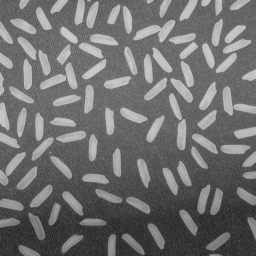
%> input picture MATLAB/Examples/rice.png, 256 x 256 px
$ octave F4_42.m   (GNU Octave 9; MATLAB toolbox functions it lacks are replaced by stand-ins)
%> lines starting %> are read from the running program, lines starting %| are printed output that depends on the picture
% F4_42.m

close all
clear
clc

I=imread('rice.png');
%> I is the input picture: size 256x256 uint8; min 40, max 204, mean 111.2
subplot(2,3,1),imshow(I),ylabel('原图像');
subplot(2,3,2),imhist(I);

%方法1-系统函数
%把灰度值范围[0,255]映射到[255,0]
J=imadjust(I,[0/255 204/255],[255/255 0/255]);
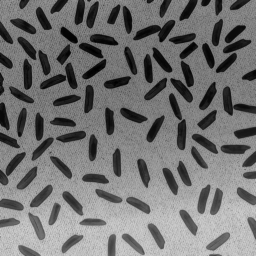
%> J: size 256x256 uint8; min 0, max 205, mean 116
subplot(2,3,4),imshow(J),ylabel('变换图像(方法1)');
subplot(2,3,5),imhist(J);
%> after `imhist(J)`:
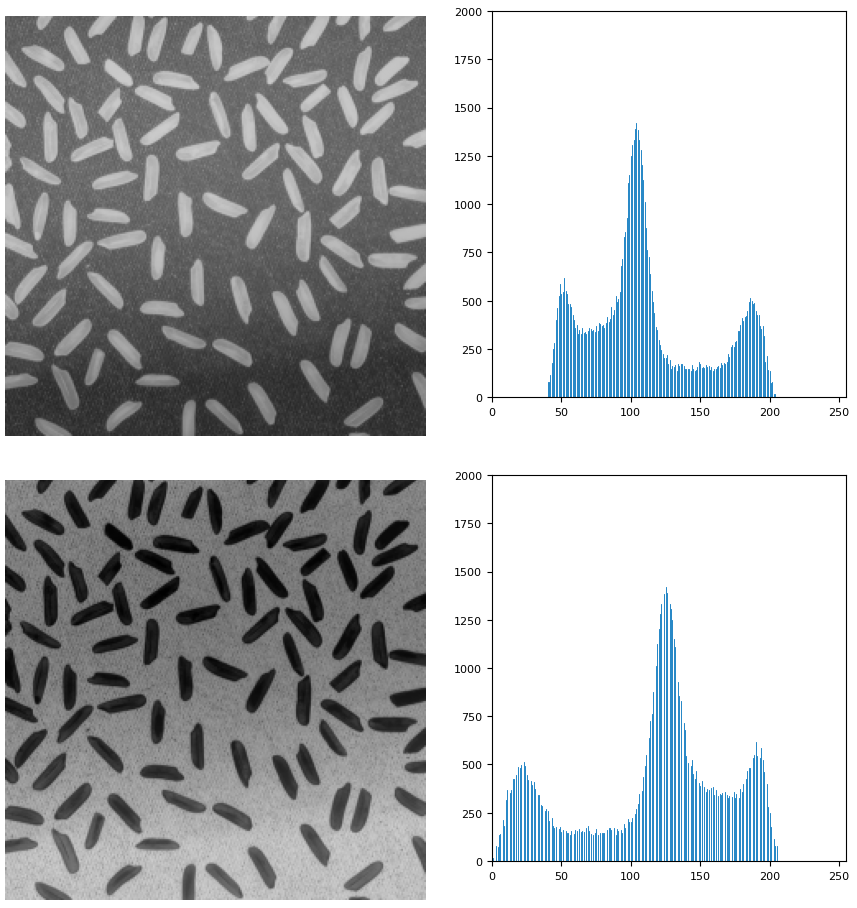
%> figure redrawn from the program's plot data, 4 panels

% [7 lines of commented-out code are left out]

$ run again, with MATLAB/Examples/F4_15a_BG.bmp saved as MATLAB/Examples/rice.png
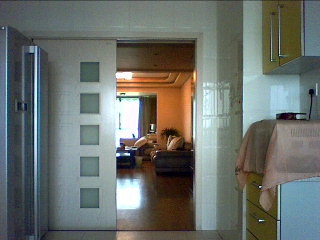
%> input picture MATLAB/Examples/F4_15a_BG.bmp, 320 x 240 px
%> I is the input picture: size 240x320x3 uint8; mean R, G, B 108, 112.5, 107.9
%> `J=imadjust(I,[0/255 204/255],[255/255 0/255]);`:
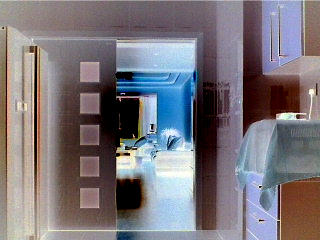
%> J: size 240x320x3 uint8; mean R, G, B 121.6, 116.4, 122.6
%> `imhist(J)`:
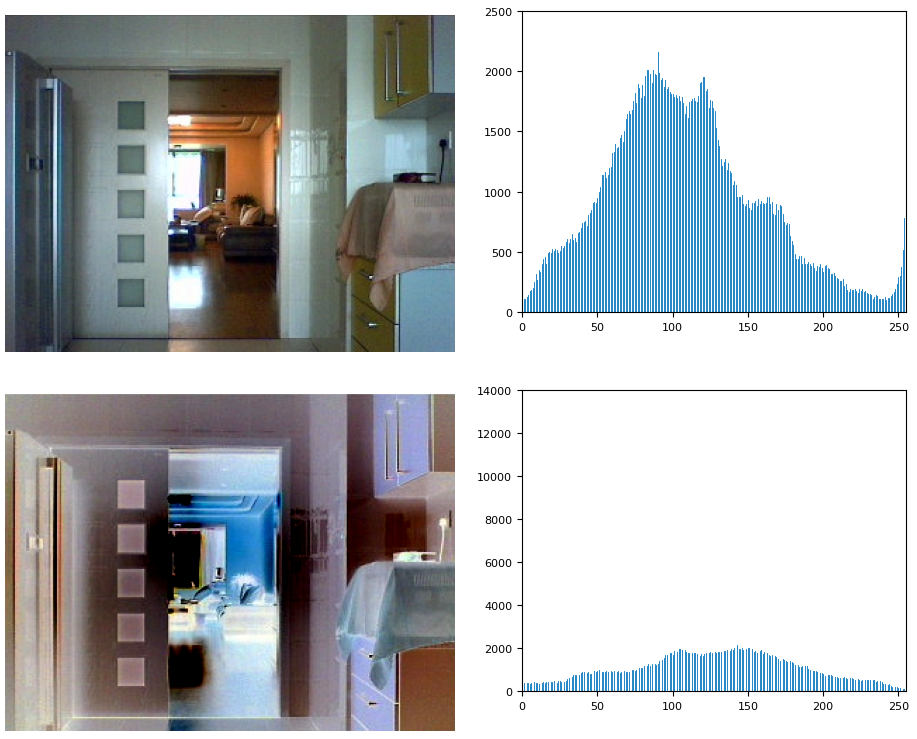
%> figure redrawn from the program's plot data, 4 panels
